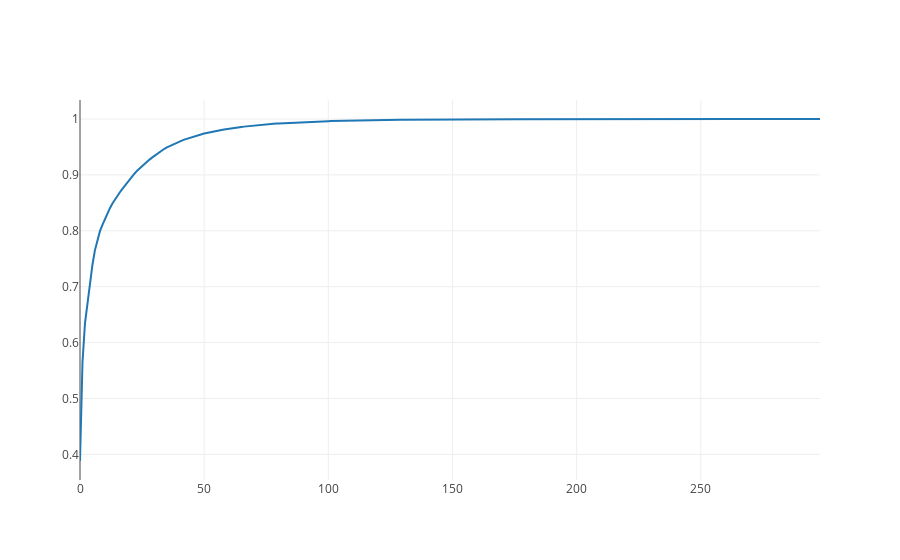

This figure's notebook cell:
### Code cell
# Create a trace
trace = go.Scatter(
    y = np.cumsum(pca.explained_variance_ratio_)
)

iplot([trace])

### Figure 1 — Plotly figure (JSON) as saved in the notebook; plotly's stock layout.template omitted (floating-point values rounded to 4 significant figures; data arrays with more than 128 entries replaced by an {"elided": "..."} marker saying what was removed)
{"data": [{"type": "scatter", "uid": "f81c94f4-4e8d-11e9-8371-68ecc5c86116", "y": {"elided": "299 float values"}}], "layout": {"autosize": true, "xaxis": {"autorange": true, "range": [0, 298]}, "yaxis": {"autorange": true, "range": [0.3542, 1.034], "type": "linear"}}}
